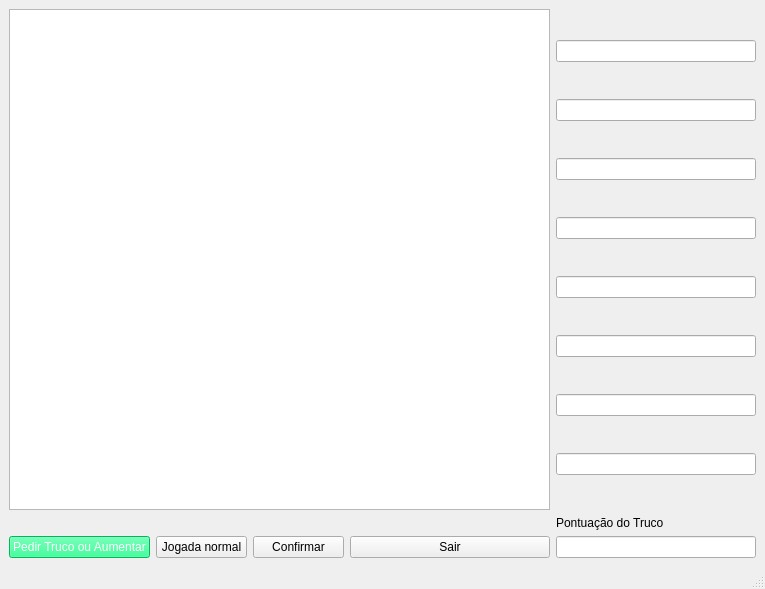
<?xml version="1.0" encoding="UTF-8"?>
<ui version="4.0">
 <class>GameView</class>
 <widget class="QMainWindow" name="GameView">
  <property name="windowModality">
   <enum>Qt::WindowModal</enum>
  </property>
  <property name="geometry">
   <rect>
    <x>0</x>
    <y>0</y>
    <width>765</width>
    <height>589</height>
   </rect>
  </property>
  <property name="sizePolicy">
   <sizepolicy hsizetype="Fixed" vsizetype="Fixed">
    <horstretch>0</horstretch>
    <verstretch>0</verstretch>
   </sizepolicy>
  </property>
  <property name="minimumSize">
   <size>
    <width>543</width>
    <height>477</height>
   </size>
  </property>
  <property name="maximumSize">
   <size>
    <width>860</width>
    <height>600</height>
   </size>
  </property>
  <property name="windowTitle">
   <string>GameView</string>
  </property>
  <property name="toolButtonStyle">
   <enum>Qt::ToolButtonIconOnly</enum>
  </property>
  <widget class="QWidget" name="widget">
   <layout class="QGridLayout" name="gridLayout">
    <item row="3" column="0">
     <layout class="QHBoxLayout" name="horizontalLayout_2">
      <item>
       <layout class="QHBoxLayout" name="horizontalLayout">
        <item>
         <widget class="QPushButton" name="pushButton_2">
          <property name="styleSheet">
           <string notr="true">font: 700 18pt &quot;Segoe UI&quot;;
background-color: rgb(0, 255, 127);
color: rgb(255, 255, 255);</string>
          </property>
          <property name="text">
           <string>Pedir Truco ou Aumentar</string>
          </property>
         </widget>
        </item>
        <item>
         <widget class="QPushButton" name="pushButton_4">
          <property name="styleSheet">
           <string notr="true">font: 700 18pt &quot;Segoe UI&quot;;\nbackground-color: rgb(0, 255, 127);\ncolor: rgb(255, 255, 255);</string>
          </property>
          <property name="text">
           <string>Jogada normal</string>
          </property>
         </widget>
        </item>
        <item>
         <widget class="QPushButton" name="pushButton_3">
          <property name="maximumSize">
           <size>
            <width>200</width>
            <height>16777215</height>
           </size>
          </property>
          <property name="styleSheet">
           <string notr="true">font: 700 18pt &quot;Segoe UI&quot;;\nbackground-color: rgb(0, 255, 127);\ncolor: rgb(255, 255, 255);</string>
          </property>
          <property name="text">
           <string>Confirmar</string>
          </property>
         </widget>
        </item>
       </layout>
      </item>
      <item>
       <widget class="QPushButton" name="pushButton">
        <property name="maximumSize">
         <size>
          <width>200</width>
          <height>16777215</height>
         </size>
        </property>
        <property name="styleSheet">
         <string notr="true">font: 700 18pt &quot;Segoe UI&quot;;\nbackground-color: rgb(0, 255, 127);\ncolor: rgb(255, 255, 255);</string>
        </property>
        <property name="text">
         <string>Sair</string>
        </property>
       </widget>
      </item>
     </layout>
    </item>
    <item row="0" column="0">
     <widget class="QGraphicsView" name="graphicsView">
      <property name="sizePolicy">
       <sizepolicy hsizetype="Expanding" vsizetype="Expanding">
        <horstretch>0</horstretch>
        <verstretch>0</verstretch>
       </sizepolicy>
      </property>
      <property name="minimumSize">
       <size>
        <width>451</width>
        <height>381</height>
       </size>
      </property>
      <property name="maximumSize">
       <size>
        <width>2000</width>
        <height>2000</height>
       </size>
      </property>
      <property name="sizeIncrement">
       <size>
        <width>0</width>
        <height>0</height>
       </size>
      </property>
      <property name="lineWidth">
       <number>1</number>
      </property>
      <property name="verticalScrollBarPolicy">
       <enum>Qt::ScrollBarAsNeeded</enum>
      </property>
      <property name="horizontalScrollBarPolicy">
       <enum>Qt::ScrollBarAsNeeded</enum>
      </property>
      <property name="sizeAdjustPolicy">
       <enum>QAbstractScrollArea::AdjustIgnored</enum>
      </property>
      <property name="alignment">
       <set>Qt::AlignBottom|Qt::AlignHCenter</set>
      </property>
      <property name="transformationAnchor">
       <enum>QGraphicsView::NoAnchor</enum>
      </property>
      <property name="resizeAnchor">
       <enum>QGraphicsView::NoAnchor</enum>
      </property>
      <property name="rubberBandSelectionMode">
       <enum>Qt::IntersectsItemShape</enum>
      </property>
     </widget>
    </item>
    <item row="3" column="1">
     <widget class="QLineEdit" name="lineEdit_9">
      <property name="minimumSize">
       <size>
        <width>0</width>
        <height>0</height>
       </size>
      </property>
      <property name="maximumSize">
       <size>
        <width>200</width>
        <height>16777215</height>
       </size>
      </property>
      <property name="font">
       <font>
        <bold>true</bold>
       </font>
      </property>
      <property name="readOnly">
       <bool>true</bool>
      </property>
     </widget>
    </item>
    <item row="0" column="1">
     <layout class="QVBoxLayout" name="verticalLayout">
      <item>
       <widget class="QLineEdit" name="lineEdit">
        <property name="sizePolicy">
         <sizepolicy hsizetype="Expanding" vsizetype="Fixed">
          <horstretch>0</horstretch>
          <verstretch>0</verstretch>
         </sizepolicy>
        </property>
        <property name="minimumSize">
         <size>
          <width>0</width>
          <height>0</height>
         </size>
        </property>
        <property name="maximumSize">
         <size>
          <width>200</width>
          <height>16777215</height>
         </size>
        </property>
        <property name="font">
         <font>
          <bold>true</bold>
         </font>
        </property>
       </widget>
      </item>
      <item>
       <widget class="QLineEdit" name="lineEdit_5">
        <property name="sizePolicy">
         <sizepolicy hsizetype="Expanding" vsizetype="Fixed">
          <horstretch>0</horstretch>
          <verstretch>0</verstretch>
         </sizepolicy>
        </property>
        <property name="minimumSize">
         <size>
          <width>0</width>
          <height>0</height>
         </size>
        </property>
        <property name="maximumSize">
         <size>
          <width>200</width>
          <height>16777215</height>
         </size>
        </property>
        <property name="font">
         <font>
          <bold>true</bold>
         </font>
        </property>
        <property name="readOnly">
         <bool>true</bool>
        </property>
       </widget>
      </item>
      <item>
       <widget class="QLineEdit" name="lineEdit_2">
        <property name="sizePolicy">
         <sizepolicy hsizetype="Expanding" vsizetype="Fixed">
          <horstretch>0</horstretch>
          <verstretch>0</verstretch>
         </sizepolicy>
        </property>
        <property name="minimumSize">
         <size>
          <width>0</width>
          <height>0</height>
         </size>
        </property>
        <property name="maximumSize">
         <size>
          <width>200</width>
          <height>16777215</height>
         </size>
        </property>
        <property name="font">
         <font>
          <bold>true</bold>
         </font>
        </property>
        <property name="readOnly">
         <bool>true</bool>
        </property>
       </widget>
      </item>
      <item>
       <widget class="QLineEdit" name="lineEdit_6">
        <property name="sizePolicy">
         <sizepolicy hsizetype="Expanding" vsizetype="Fixed">
          <horstretch>0</horstretch>
          <verstretch>0</verstretch>
         </sizepolicy>
        </property>
        <property name="minimumSize">
         <size>
          <width>0</width>
          <height>0</height>
         </size>
        </property>
        <property name="maximumSize">
         <size>
          <width>200</width>
          <height>16777215</height>
         </size>
        </property>
        <property name="font">
         <font>
          <bold>true</bold>
         </font>
        </property>
        <property name="readOnly">
         <bool>true</bool>
        </property>
       </widget>
      </item>
      <item>
       <widget class="QLineEdit" name="lineEdit_4">
        <property name="sizePolicy">
         <sizepolicy hsizetype="Expanding" vsizetype="Fixed">
          <horstretch>0</horstretch>
          <verstretch>0</verstretch>
         </sizepolicy>
        </property>
        <property name="minimumSize">
         <size>
          <width>0</width>
          <height>0</height>
         </size>
        </property>
        <property name="maximumSize">
         <size>
          <width>200</width>
          <height>16777215</height>
         </size>
        </property>
        <property name="font">
         <font>
          <bold>true</bold>
         </font>
        </property>
        <property name="text">
         <string notr="true"/>
        </property>
        <property name="readOnly">
         <bool>true</bool>
        </property>
       </widget>
      </item>
      <item>
       <widget class="QLineEdit" name="lineEdit_7">
        <property name="sizePolicy">
         <sizepolicy hsizetype="Expanding" vsizetype="Fixed">
          <horstretch>0</horstretch>
          <verstretch>0</verstretch>
         </sizepolicy>
        </property>
        <property name="minimumSize">
         <size>
          <width>0</width>
          <height>0</height>
         </size>
        </property>
        <property name="maximumSize">
         <size>
          <width>200</width>
          <height>16777215</height>
         </size>
        </property>
        <property name="font">
         <font>
          <bold>true</bold>
         </font>
        </property>
        <property name="readOnly">
         <bool>true</bool>
        </property>
       </widget>
      </item>
      <item>
       <widget class="QLineEdit" name="lineEdit_3">
        <property name="sizePolicy">
         <sizepolicy hsizetype="Expanding" vsizetype="Fixed">
          <horstretch>0</horstretch>
          <verstretch>0</verstretch>
         </sizepolicy>
        </property>
        <property name="minimumSize">
         <size>
          <width>0</width>
          <height>0</height>
         </size>
        </property>
        <property name="maximumSize">
         <size>
          <width>200</width>
          <height>16777215</height>
         </size>
        </property>
        <property name="font">
         <font>
          <bold>true</bold>
         </font>
        </property>
        <property name="text">
         <string/>
        </property>
        <property name="echoMode">
         <enum>QLineEdit::Normal</enum>
        </property>
        <property name="dragEnabled">
         <bool>false</bool>
        </property>
        <property name="readOnly">
         <bool>true</bool>
        </property>
       </widget>
      </item>
      <item>
       <widget class="QLineEdit" name="lineEdit_8">
        <property name="sizePolicy">
         <sizepolicy hsizetype="Expanding" vsizetype="Fixed">
          <horstretch>0</horstretch>
          <verstretch>0</verstretch>
         </sizepolicy>
        </property>
        <property name="minimumSize">
         <size>
          <width>0</width>
          <height>0</height>
         </size>
        </property>
        <property name="maximumSize">
         <size>
          <width>200</width>
          <height>16777215</height>
         </size>
        </property>
        <property name="font">
         <font>
          <bold>true</bold>
         </font>
        </property>
        <property name="readOnly">
         <bool>true</bool>
        </property>
       </widget>
      </item>
     </layout>
    </item>
    <item row="2" column="1">
     <widget class="QLabel" name="label">
      <property name="text">
       <string>Pontuação do Truco</string>
      </property>
     </widget>
    </item>
   </layout>
  </widget>
  <widget class="QStatusBar" name="statusbar"/>
 </widget>
 <resources/>
 <connections/>
</ui>
